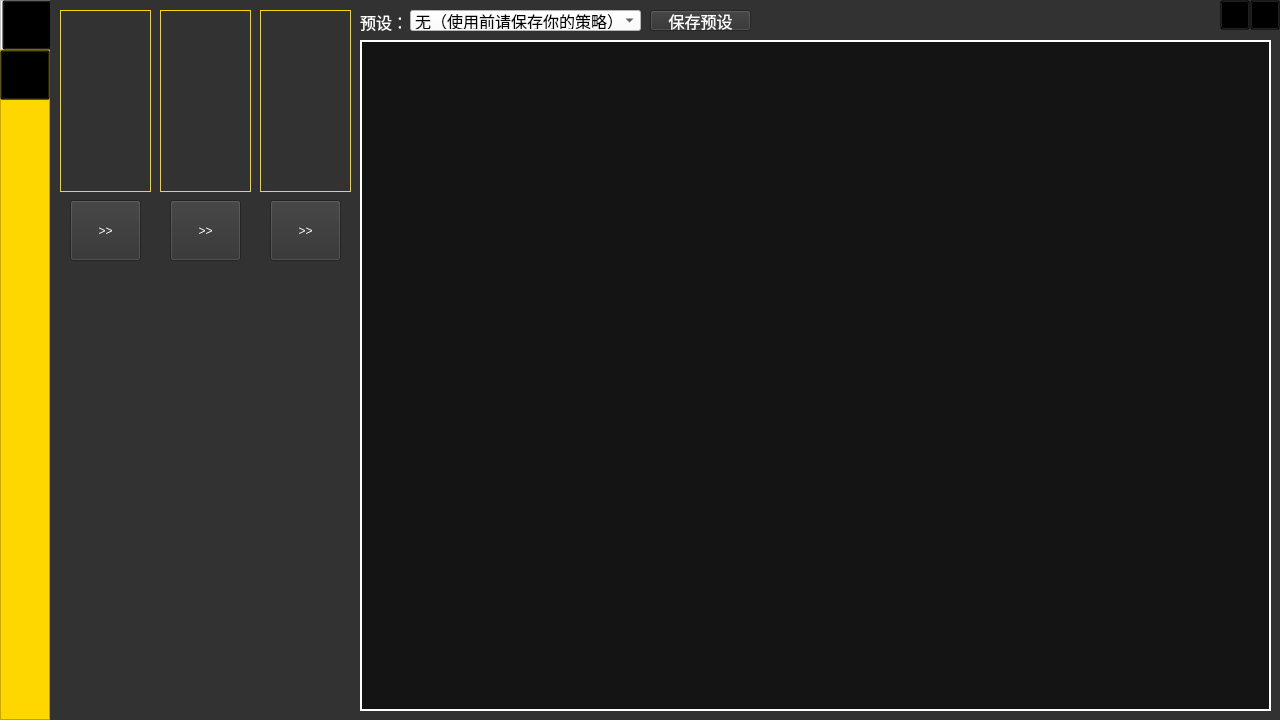
<?xml version="1.0" encoding="UTF-8"?>
<ui version="4.0">
 <class>Form</class>
 <widget class="QWidget" name="Form">
  <property name="geometry">
   <rect>
    <x>0</x>
    <y>0</y>
    <width>1280</width>
    <height>720</height>
   </rect>
  </property>
  <property name="sizePolicy">
   <sizepolicy hsizetype="Preferred" vsizetype="Preferred">
    <horstretch>0</horstretch>
    <verstretch>0</verstretch>
   </sizepolicy>
  </property>
  <property name="windowTitle">
   <string>鸣潮声骸计算器</string>
  </property>
  <property name="windowOpacity">
   <double>1.000000000000000</double>
  </property>
  <property name="autoFillBackground">
   <bool>false</bool>
  </property>
  <property name="styleSheet">
   <string notr="true">background-color: transparent;</string>
  </property>
  <widget class="QPushButton" name="btnDestroyMainWindow">
   <property name="geometry">
    <rect>
     <x>1250</x>
     <y>0</y>
     <width>30</width>
     <height>30</height>
    </rect>
   </property>
   <property name="text">
    <string/>
   </property>
   <property name="icon">
    <iconset>
     <normaloff>imgs/ico/destroy.png</normaloff>imgs/ico/destroy.png</iconset>
   </property>
   <property name="iconSize">
    <size>
     <width>30</width>
     <height>30</height>
    </size>
   </property>
  </widget>
  <widget class="QStackedWidget" name="tab">
   <property name="geometry">
    <rect>
     <x>50</x>
     <y>0</y>
     <width>1230</width>
     <height>720</height>
    </rect>
   </property>
   <property name="sizePolicy">
    <sizepolicy hsizetype="Maximum" vsizetype="Maximum">
     <horstretch>0</horstretch>
     <verstretch>0</verstretch>
    </sizepolicy>
   </property>
   <property name="mouseTracking">
    <bool>false</bool>
   </property>
   <property name="tabletTracking">
    <bool>false</bool>
   </property>
   <property name="contextMenuPolicy">
    <enum>Qt::DefaultContextMenu</enum>
   </property>
   <property name="acceptDrops">
    <bool>false</bool>
   </property>
   <property name="styleSheet">
    <string notr="true">background-color: rgb(50, 50, 50);</string>
   </property>
   <property name="currentIndex">
    <number>0</number>
   </property>
   <widget class="QWidget" name="tabHeZhou">
    <widget class="QPushButton" name="btnChara_1">
     <property name="geometry">
      <rect>
       <x>10</x>
       <y>10</y>
       <width>91</width>
       <height>182</height>
      </rect>
     </property>
     <property name="styleSheet">
      <string notr="true">border: 1px solid gold;</string>
     </property>
     <property name="text">
      <string/>
     </property>
     <property name="icon">
      <iconset>
       <normaloff>imgs/chara/Jinhsi.png</normaloff>imgs/chara/Jinhsi.png</iconset>
     </property>
     <property name="iconSize">
      <size>
       <width>91</width>
       <height>182</height>
      </size>
     </property>
    </widget>
    <widget class="QPushButton" name="btnChara_2">
     <property name="geometry">
      <rect>
       <x>110</x>
       <y>10</y>
       <width>91</width>
       <height>182</height>
      </rect>
     </property>
     <property name="styleSheet">
      <string notr="true">border: 1px solid gold;</string>
     </property>
     <property name="text">
      <string/>
     </property>
     <property name="icon">
      <iconset>
       <normaloff>imgs/chara/YinLin.png</normaloff>imgs/chara/YinLin.png</iconset>
     </property>
     <property name="iconSize">
      <size>
       <width>91</width>
       <height>182</height>
      </size>
     </property>
    </widget>
    <widget class="QPushButton" name="btnChara_3">
     <property name="geometry">
      <rect>
       <x>210</x>
       <y>10</y>
       <width>91</width>
       <height>182</height>
      </rect>
     </property>
     <property name="styleSheet">
      <string notr="true">border: 1px solid gold;</string>
     </property>
     <property name="text">
      <string/>
     </property>
     <property name="icon">
      <iconset>
       <normaloff>imgs/chara/Verina.png</normaloff>imgs/chara/Verina.png</iconset>
     </property>
     <property name="iconSize">
      <size>
       <width>91</width>
       <height>182</height>
      </size>
     </property>
    </widget>
    <widget class="QComboBox" name="preset">
     <property name="geometry">
      <rect>
       <x>360</x>
       <y>10</y>
       <width>231</width>
       <height>21</height>
      </rect>
     </property>
     <property name="font">
      <font>
       <family>楷体</family>
       <pointsize>12</pointsize>
      </font>
     </property>
     <property name="focusPolicy">
      <enum>Qt::NoFocus</enum>
     </property>
     <property name="whatsThis">
      <string/>
     </property>
     <property name="layoutDirection">
      <enum>Qt::LeftToRight</enum>
     </property>
     <property name="autoFillBackground">
      <bool>false</bool>
     </property>
     <property name="styleSheet">
      <string notr="true">background-color: rgb(255, 255, 255);</string>
     </property>
     <property name="editable">
      <bool>false</bool>
     </property>
     <property name="currentText">
      <string>无（使用前请保存你的策略）</string>
     </property>
     <property name="currentIndex">
      <number>0</number>
     </property>
     <property name="insertPolicy">
      <enum>QComboBox::InsertAtBottom</enum>
     </property>
     <property name="sizeAdjustPolicy">
      <enum>QComboBox::AdjustToContentsOnFirstShow</enum>
     </property>
     <property name="iconSize">
      <size>
       <width>16</width>
       <height>16</height>
      </size>
     </property>
     <property name="duplicatesEnabled">
      <bool>false</bool>
     </property>
     <property name="frame">
      <bool>true</bool>
     </property>
     <property name="modelColumn">
      <number>0</number>
     </property>
     <item>
      <property name="text">
       <string>无（使用前请保存你的策略）</string>
      </property>
     </item>
    </widget>
    <widget class="QLabel" name="label">
     <property name="geometry">
      <rect>
       <x>310</x>
       <y>10</y>
       <width>41</width>
       <height>21</height>
      </rect>
     </property>
     <property name="font">
      <font>
       <family>楷体</family>
       <pointsize>12</pointsize>
      </font>
     </property>
     <property name="styleSheet">
      <string notr="true">background-color: transparent;</string>
     </property>
     <property name="text">
      <string>&lt;html&gt;&lt;head/&gt;&lt;body&gt;&lt;p&gt;&lt;span style=&quot; color:#ffffff;&quot;&gt;预设：&lt;/span&gt;&lt;/p&gt;&lt;/body&gt;&lt;/html&gt;</string>
     </property>
     <property name="textFormat">
      <enum>Qt::AutoText</enum>
     </property>
    </widget>
    <widget class="QPushButton" name="btnSaveStrategy">
     <property name="geometry">
      <rect>
       <x>600</x>
       <y>10</y>
       <width>101</width>
       <height>21</height>
      </rect>
     </property>
     <property name="font">
      <font>
       <family>楷体</family>
       <pointsize>12</pointsize>
      </font>
     </property>
     <property name="styleSheet">
      <string notr="true">color: rgb(255, 255, 255);</string>
     </property>
     <property name="text">
      <string>保存预设</string>
     </property>
    </widget>
    <widget class="QPushButton" name="btnCC_1">
     <property name="geometry">
      <rect>
       <x>20</x>
       <y>200</y>
       <width>71</width>
       <height>61</height>
      </rect>
     </property>
     <property name="styleSheet">
      <string notr="true">color: rgb(255, 255, 255);</string>
     </property>
     <property name="text">
      <string>&gt;&gt;</string>
     </property>
    </widget>
    <widget class="QPushButton" name="btnCC_2">
     <property name="geometry">
      <rect>
       <x>120</x>
       <y>200</y>
       <width>71</width>
       <height>61</height>
      </rect>
     </property>
     <property name="styleSheet">
      <string notr="true">color: rgb(255, 255, 255);</string>
     </property>
     <property name="text">
      <string>&gt;&gt;</string>
     </property>
    </widget>
    <widget class="QPushButton" name="btnCC_3">
     <property name="geometry">
      <rect>
       <x>220</x>
       <y>200</y>
       <width>71</width>
       <height>61</height>
      </rect>
     </property>
     <property name="styleSheet">
      <string notr="true">color: rgb(255, 255, 255);</string>
     </property>
     <property name="text">
      <string>&gt;&gt;</string>
     </property>
    </widget>
    <widget class="QTextEdit" name="strategy">
     <property name="geometry">
      <rect>
       <x>310</x>
       <y>40</y>
       <width>911</width>
       <height>671</height>
      </rect>
     </property>
     <property name="font">
      <font>
       <family>楷体</family>
       <pointsize>20</pointsize>
      </font>
     </property>
     <property name="styleSheet">
      <string notr="true">border: 2px solid #ffffff; /* 设置边框和颜色 */
background-color: rgb(20, 20, 20);
color: rgb(255, 255, 255);</string>
     </property>
    </widget>
   </widget>
   <widget class="QWidget" name="tabCalcu">
    <widget class="QPushButton" name="pushButton">
     <property name="geometry">
      <rect>
       <x>1000</x>
       <y>590</y>
       <width>151</width>
       <height>81</height>
      </rect>
     </property>
     <property name="text">
      <string>计算</string>
     </property>
    </widget>
    <widget class="QLabel" name="labelChara">
     <property name="geometry">
      <rect>
       <x>10</x>
       <y>10</y>
       <width>611</width>
       <height>201</height>
      </rect>
     </property>
     <property name="styleSheet">
      <string notr="true">border: 2px solid;
border-radius: 20px;
border-color: gold;
background-color: rgba(50, 47, 42, 150);</string>
     </property>
     <property name="text">
      <string/>
     </property>
    </widget>
    <widget class="QLabel" name="textSDE">
     <property name="geometry">
      <rect>
       <x>440</x>
       <y>90</y>
       <width>80</width>
       <height>20</height>
      </rect>
     </property>
     <property name="font">
      <font>
       <family>楷体</family>
       <pointsize>10</pointsize>
      </font>
     </property>
     <property name="styleSheet">
      <string notr="true">border: 2px solid;
border-color: transparent;</string>
     </property>
     <property name="text">
      <string>&lt;html&gt;&lt;head/&gt;&lt;body&gt;&lt;p align=&quot;center&quot;&gt;&lt;span style=&quot; color:#ffffff;&quot;&gt;技能增伤%&lt;/span&gt;&lt;/p&gt;&lt;/body&gt;&lt;/html&gt;</string>
     </property>
    </widget>
    <widget class="QLCDNumber" name="lcdNumADE">
     <property name="geometry">
      <rect>
       <x>210</x>
       <y>110</y>
       <width>60</width>
       <height>20</height>
      </rect>
     </property>
     <property name="font">
      <font>
       <pointsize>10</pointsize>
      </font>
     </property>
     <property name="styleSheet">
      <string notr="true">border: 2px solid;
border-color: transparent;</string>
     </property>
     <property name="smallDecimalPoint">
      <bool>true</bool>
     </property>
     <property name="segmentStyle">
      <enum>QLCDNumber::Filled</enum>
     </property>
     <property name="value" stdset="0">
      <double>0.000000000000000</double>
     </property>
    </widget>
    <widget class="QLCDNumber" name="lcdNumAttackRate">
     <property name="geometry">
      <rect>
       <x>130</x>
       <y>110</y>
       <width>60</width>
       <height>20</height>
      </rect>
     </property>
     <property name="font">
      <font>
       <pointsize>10</pointsize>
      </font>
     </property>
     <property name="styleSheet">
      <string notr="true">border: 2px solid;
border-color: transparent;</string>
     </property>
     <property name="smallDecimalPoint">
      <bool>true</bool>
     </property>
     <property name="segmentStyle">
      <enum>QLCDNumber::Filled</enum>
     </property>
     <property name="value" stdset="0">
      <double>0.000000000000000</double>
     </property>
    </widget>
    <widget class="QLCDNumber" name="lcdNumAttack">
     <property name="geometry">
      <rect>
       <x>130</x>
       <y>50</y>
       <width>60</width>
       <height>20</height>
      </rect>
     </property>
     <property name="font">
      <font>
       <pointsize>10</pointsize>
      </font>
     </property>
     <property name="styleSheet">
      <string notr="true">border: 2px solid;
border-color: transparent;</string>
     </property>
     <property name="smallDecimalPoint">
      <bool>true</bool>
     </property>
     <property name="segmentStyle">
      <enum>QLCDNumber::Filled</enum>
     </property>
     <property name="value" stdset="0">
      <double>0.000000000000000</double>
     </property>
    </widget>
    <widget class="QLCDNumber" name="lcdNumDefense">
     <property name="geometry">
      <rect>
       <x>210</x>
       <y>50</y>
       <width>60</width>
       <height>20</height>
      </rect>
     </property>
     <property name="font">
      <font>
       <pointsize>10</pointsize>
      </font>
     </property>
     <property name="styleSheet">
      <string notr="true">border: 2px solid;
border-color: transparent;</string>
     </property>
     <property name="smallDecimalPoint">
      <bool>true</bool>
     </property>
     <property name="segmentStyle">
      <enum>QLCDNumber::Filled</enum>
     </property>
     <property name="value" stdset="0">
      <double>0.000000000000000</double>
     </property>
    </widget>
    <widget class="QLabel" name="textSP">
     <property name="geometry">
      <rect>
       <x>120</x>
       <y>149</y>
       <width>481</width>
       <height>51</height>
      </rect>
     </property>
     <property name="font">
      <font>
       <family>楷体</family>
       <pointsize>10</pointsize>
      </font>
     </property>
     <property name="styleSheet">
      <string notr="true">border: 2px solid;
border-color: transparent;</string>
     </property>
     <property name="text">
      <string/>
     </property>
    </widget>
    <widget class="QLCDNumber" name="lcdNumHealth">
     <property name="geometry">
      <rect>
       <x>290</x>
       <y>50</y>
       <width>60</width>
       <height>20</height>
      </rect>
     </property>
     <property name="font">
      <font>
       <pointsize>10</pointsize>
      </font>
     </property>
     <property name="styleSheet">
      <string notr="true">border: 2px solid;
border-color: transparent;</string>
     </property>
     <property name="smallDecimalPoint">
      <bool>true</bool>
     </property>
     <property name="segmentStyle">
      <enum>QLCDNumber::Filled</enum>
     </property>
     <property name="value" stdset="0">
      <double>0.000000000000000</double>
     </property>
    </widget>
    <widget class="QLabel" name="textDefense">
     <property name="geometry">
      <rect>
       <x>200</x>
       <y>30</y>
       <width>80</width>
       <height>20</height>
      </rect>
     </property>
     <property name="font">
      <font>
       <family>楷体</family>
       <pointsize>10</pointsize>
      </font>
     </property>
     <property name="styleSheet">
      <string notr="true">border: 2px solid;
border-color: transparent;</string>
     </property>
     <property name="text">
      <string>&lt;html&gt;&lt;head/&gt;&lt;body&gt;&lt;p align=&quot;center&quot;&gt;&lt;span style=&quot; color:#ffffff;&quot;&gt;基础防御&lt;/span&gt;&lt;/p&gt;&lt;/body&gt;&lt;/html&gt;</string>
     </property>
    </widget>
    <widget class="QLabel" name="textAttackRate">
     <property name="geometry">
      <rect>
       <x>120</x>
       <y>90</y>
       <width>80</width>
       <height>20</height>
      </rect>
     </property>
     <property name="font">
      <font>
       <family>楷体</family>
       <pointsize>10</pointsize>
      </font>
     </property>
     <property name="styleSheet">
      <string notr="true">border: 2px solid;
border-color: transparent;</string>
     </property>
     <property name="text">
      <string>&lt;html&gt;&lt;head/&gt;&lt;body&gt;&lt;p align=&quot;center&quot;&gt;&lt;span style=&quot; color:#ffffff;&quot;&gt;攻击%&lt;/span&gt;&lt;/p&gt;&lt;/body&gt;&lt;/html&gt;</string>
     </property>
    </widget>
    <widget class="QLCDNumber" name="lcdNumCritRate">
     <property name="geometry">
      <rect>
       <x>370</x>
       <y>50</y>
       <width>60</width>
       <height>20</height>
      </rect>
     </property>
     <property name="font">
      <font>
       <pointsize>10</pointsize>
      </font>
     </property>
     <property name="styleSheet">
      <string notr="true">border: 2px solid;
border-color: transparent;</string>
     </property>
     <property name="smallDecimalPoint">
      <bool>true</bool>
     </property>
     <property name="segmentStyle">
      <enum>QLCDNumber::Filled</enum>
     </property>
     <property name="value" stdset="0">
      <double>0.000000000000000</double>
     </property>
    </widget>
    <widget class="QLabel" name="textCritRate">
     <property name="geometry">
      <rect>
       <x>360</x>
       <y>30</y>
       <width>80</width>
       <height>20</height>
      </rect>
     </property>
     <property name="font">
      <font>
       <family>楷体</family>
       <pointsize>10</pointsize>
      </font>
     </property>
     <property name="styleSheet">
      <string notr="true">border: 2px solid;
border-color: transparent;</string>
     </property>
     <property name="text">
      <string>&lt;html&gt;&lt;head/&gt;&lt;body&gt;&lt;p align=&quot;center&quot;&gt;&lt;span style=&quot; color:#ffffff;&quot;&gt;暴击率&lt;/span&gt;&lt;/p&gt;&lt;/body&gt;&lt;/html&gt;</string>
     </property>
    </widget>
    <widget class="QLabel" name="textGDE">
     <property name="geometry">
      <rect>
       <x>280</x>
       <y>90</y>
       <width>80</width>
       <height>20</height>
      </rect>
     </property>
     <property name="font">
      <font>
       <family>楷体</family>
       <pointsize>10</pointsize>
      </font>
     </property>
     <property name="styleSheet">
      <string notr="true">border: 2px solid;
border-color: transparent;</string>
     </property>
     <property name="text">
      <string>&lt;html&gt;&lt;head/&gt;&lt;body&gt;&lt;p align=&quot;center&quot;&gt;&lt;span style=&quot; color:#ffffff;&quot;&gt;普攻增伤%&lt;/span&gt;&lt;/p&gt;&lt;/body&gt;&lt;/html&gt;</string>
     </property>
    </widget>
    <widget class="QLabel" name="textHealth">
     <property name="geometry">
      <rect>
       <x>280</x>
       <y>30</y>
       <width>80</width>
       <height>20</height>
      </rect>
     </property>
     <property name="font">
      <font>
       <family>楷体</family>
       <pointsize>10</pointsize>
      </font>
     </property>
     <property name="styleSheet">
      <string notr="true">border: 2px solid;
border-color: transparent;</string>
     </property>
     <property name="text">
      <string>&lt;html&gt;&lt;head/&gt;&lt;body&gt;&lt;p align=&quot;center&quot;&gt;&lt;span style=&quot; color:#ffffff;&quot;&gt;基础生命&lt;/span&gt;&lt;/p&gt;&lt;/body&gt;&lt;/html&gt;</string>
     </property>
    </widget>
    <widget class="QLCDNumber" name="lcdNumCritDamage">
     <property name="geometry">
      <rect>
       <x>450</x>
       <y>50</y>
       <width>60</width>
       <height>20</height>
      </rect>
     </property>
     <property name="font">
      <font>
       <pointsize>10</pointsize>
      </font>
     </property>
     <property name="styleSheet">
      <string notr="true">border: 2px solid;
border-color: transparent;</string>
     </property>
     <property name="smallDecimalPoint">
      <bool>true</bool>
     </property>
     <property name="mode">
      <enum>QLCDNumber::Dec</enum>
     </property>
     <property name="segmentStyle">
      <enum>QLCDNumber::Filled</enum>
     </property>
     <property name="value" stdset="0">
      <double>0.000000000000000</double>
     </property>
    </widget>
    <widget class="QLCDNumber" name="lcdNumSDE">
     <property name="geometry">
      <rect>
       <x>450</x>
       <y>110</y>
       <width>60</width>
       <height>20</height>
      </rect>
     </property>
     <property name="font">
      <font>
       <pointsize>10</pointsize>
      </font>
     </property>
     <property name="styleSheet">
      <string notr="true">border: 2px solid;
border-color: transparent;</string>
     </property>
     <property name="smallDecimalPoint">
      <bool>true</bool>
     </property>
     <property name="segmentStyle">
      <enum>QLCDNumber::Filled</enum>
     </property>
     <property name="value" stdset="0">
      <double>0.000000000000000</double>
     </property>
    </widget>
    <widget class="QLabel" name="textEDE">
     <property name="geometry">
      <rect>
       <x>520</x>
       <y>90</y>
       <width>80</width>
       <height>20</height>
      </rect>
     </property>
     <property name="font">
      <font>
       <family>楷体</family>
       <pointsize>10</pointsize>
      </font>
     </property>
     <property name="styleSheet">
      <string notr="true">border: 2px solid;
border-color: transparent;</string>
     </property>
     <property name="text">
      <string>&lt;html&gt;&lt;head/&gt;&lt;body&gt;&lt;p align=&quot;center&quot;&gt;&lt;span style=&quot; color:#ffffff;&quot;&gt;大招增伤%&lt;/span&gt;&lt;/p&gt;&lt;/body&gt;&lt;/html&gt;</string>
     </property>
    </widget>
    <widget class="QLabel" name="textADE">
     <property name="geometry">
      <rect>
       <x>200</x>
       <y>90</y>
       <width>80</width>
       <height>20</height>
      </rect>
     </property>
     <property name="font">
      <font>
       <family>楷体</family>
       <pointsize>10</pointsize>
      </font>
     </property>
     <property name="styleSheet">
      <string notr="true">border: 2px solid;
border-color: transparent;</string>
     </property>
     <property name="text">
      <string>&lt;html&gt;&lt;head/&gt;&lt;body&gt;&lt;p align=&quot;center&quot;&gt;&lt;span style=&quot; color:#ffffff;&quot;&gt;增伤%&lt;/span&gt;&lt;/p&gt;&lt;/body&gt;&lt;/html&gt;</string>
     </property>
    </widget>
    <widget class="QLCDNumber" name="lcdNumGDE">
     <property name="geometry">
      <rect>
       <x>290</x>
       <y>110</y>
       <width>60</width>
       <height>20</height>
      </rect>
     </property>
     <property name="font">
      <font>
       <pointsize>10</pointsize>
      </font>
     </property>
     <property name="styleSheet">
      <string notr="true">border: 2px solid;
border-color: transparent;</string>
     </property>
     <property name="smallDecimalPoint">
      <bool>true</bool>
     </property>
     <property name="segmentStyle">
      <enum>QLCDNumber::Filled</enum>
     </property>
     <property name="value" stdset="0">
      <double>0.000000000000000</double>
     </property>
    </widget>
    <widget class="QLCDNumber" name="lcdNumEDE">
     <property name="geometry">
      <rect>
       <x>530</x>
       <y>110</y>
       <width>60</width>
       <height>20</height>
      </rect>
     </property>
     <property name="font">
      <font>
       <pointsize>10</pointsize>
      </font>
     </property>
     <property name="styleSheet">
      <string notr="true">border: 2px solid;
border-color: transparent;</string>
     </property>
     <property name="smallDecimalPoint">
      <bool>true</bool>
     </property>
     <property name="segmentStyle">
      <enum>QLCDNumber::Filled</enum>
     </property>
     <property name="value" stdset="0">
      <double>0.000000000000000</double>
     </property>
    </widget>
    <widget class="QLCDNumber" name="lcdNumEfficiency">
     <property name="geometry">
      <rect>
       <x>530</x>
       <y>50</y>
       <width>60</width>
       <height>20</height>
      </rect>
     </property>
     <property name="font">
      <font>
       <pointsize>10</pointsize>
      </font>
     </property>
     <property name="styleSheet">
      <string notr="true">border: 2px solid;
border-color: transparent;</string>
     </property>
     <property name="smallDecimalPoint">
      <bool>true</bool>
     </property>
     <property name="mode">
      <enum>QLCDNumber::Dec</enum>
     </property>
     <property name="segmentStyle">
      <enum>QLCDNumber::Filled</enum>
     </property>
     <property name="value" stdset="0">
      <double>0.000000000000000</double>
     </property>
    </widget>
    <widget class="QPushButton" name="btnChara">
     <property name="geometry">
      <rect>
       <x>20</x>
       <y>20</y>
       <width>91</width>
       <height>182</height>
      </rect>
     </property>
     <property name="styleSheet">
      <string notr="true">border: 2px solid;
border-color: transparent;</string>
     </property>
     <property name="text">
      <string/>
     </property>
     <property name="icon">
      <iconset>
       <normaloff>imgs/chara/Jinhsi.png</normaloff>imgs/chara/Jinhsi.png</iconset>
     </property>
     <property name="iconSize">
      <size>
       <width>91</width>
       <height>182</height>
      </size>
     </property>
    </widget>
    <widget class="QLabel" name="textAttack">
     <property name="geometry">
      <rect>
       <x>120</x>
       <y>30</y>
       <width>80</width>
       <height>20</height>
      </rect>
     </property>
     <property name="font">
      <font>
       <family>楷体</family>
       <pointsize>10</pointsize>
      </font>
     </property>
     <property name="styleSheet">
      <string notr="true">border: 2px solid;
border-color: transparent;</string>
     </property>
     <property name="text">
      <string>&lt;html&gt;&lt;head/&gt;&lt;body&gt;&lt;p align=&quot;center&quot;&gt;&lt;span style=&quot; color:#ffffff;&quot;&gt;基础攻击&lt;/span&gt;&lt;/p&gt;&lt;/body&gt;&lt;/html&gt;</string>
     </property>
    </widget>
    <widget class="QLabel" name="textEfficiency">
     <property name="geometry">
      <rect>
       <x>520</x>
       <y>30</y>
       <width>80</width>
       <height>20</height>
      </rect>
     </property>
     <property name="font">
      <font>
       <family>楷体</family>
       <pointsize>10</pointsize>
      </font>
     </property>
     <property name="styleSheet">
      <string notr="true">border: 2px solid;
border-color: transparent;</string>
     </property>
     <property name="text">
      <string>&lt;html&gt;&lt;head/&gt;&lt;body&gt;&lt;p align=&quot;center&quot;&gt;&lt;span style=&quot; color:#ffffff;&quot;&gt;共鸣效率&lt;/span&gt;&lt;/p&gt;&lt;/body&gt;&lt;/html&gt;</string>
     </property>
    </widget>
    <widget class="QLabel" name="textCritDamage">
     <property name="geometry">
      <rect>
       <x>440</x>
       <y>30</y>
       <width>80</width>
       <height>20</height>
      </rect>
     </property>
     <property name="font">
      <font>
       <family>楷体</family>
       <pointsize>10</pointsize>
      </font>
     </property>
     <property name="styleSheet">
      <string notr="true">border: 2px solid;
border-color: transparent;</string>
     </property>
     <property name="text">
      <string>&lt;html&gt;&lt;head/&gt;&lt;body&gt;&lt;p align=&quot;center&quot;&gt;&lt;span style=&quot; color:#ffffff;&quot;&gt;暴击伤害&lt;/span&gt;&lt;/p&gt;&lt;/body&gt;&lt;/html&gt;</string>
     </property>
    </widget>
    <widget class="QLabel" name="textHDE">
     <property name="geometry">
      <rect>
       <x>360</x>
       <y>90</y>
       <width>80</width>
       <height>20</height>
      </rect>
     </property>
     <property name="font">
      <font>
       <family>楷体</family>
       <pointsize>10</pointsize>
      </font>
     </property>
     <property name="styleSheet">
      <string notr="true">border: 2px solid;
border-color: transparent;</string>
     </property>
     <property name="text">
      <string>&lt;html&gt;&lt;head/&gt;&lt;body&gt;&lt;p align=&quot;center&quot;&gt;&lt;span style=&quot; color:#ffffff;&quot;&gt;重击增伤%&lt;/span&gt;&lt;/p&gt;&lt;/body&gt;&lt;/html&gt;</string>
     </property>
    </widget>
    <widget class="QLCDNumber" name="lcdNumHDE">
     <property name="geometry">
      <rect>
       <x>370</x>
       <y>110</y>
       <width>60</width>
       <height>20</height>
      </rect>
     </property>
     <property name="font">
      <font>
       <pointsize>10</pointsize>
      </font>
     </property>
     <property name="styleSheet">
      <string notr="true">border: 2px solid;
border-color: transparent;</string>
     </property>
     <property name="smallDecimalPoint">
      <bool>true</bool>
     </property>
     <property name="segmentStyle">
      <enum>QLCDNumber::Filled</enum>
     </property>
     <property name="value" stdset="0">
      <double>0.000000000000000</double>
     </property>
    </widget>
   </widget>
  </widget>
  <widget class="QFrame" name="frametab">
   <property name="geometry">
    <rect>
     <x>0</x>
     <y>0</y>
     <width>50</width>
     <height>720</height>
    </rect>
   </property>
   <property name="styleSheet">
    <string notr="true">background-color: rgb(255, 215, 0);</string>
   </property>
   <property name="frameShape">
    <enum>QFrame::StyledPanel</enum>
   </property>
   <property name="frameShadow">
    <enum>QFrame::Raised</enum>
   </property>
   <widget class="QFrame" name="frameHeZhou">
    <property name="geometry">
     <rect>
      <x>0</x>
      <y>0</y>
      <width>50</width>
      <height>50</height>
     </rect>
    </property>
    <property name="styleSheet">
     <string notr="true">background-color: rgb(255, 255, 255);</string>
    </property>
    <property name="frameShape">
     <enum>QFrame::StyledPanel</enum>
    </property>
    <property name="frameShadow">
     <enum>QFrame::Raised</enum>
    </property>
    <widget class="QPushButton" name="btnHeZhou">
     <property name="geometry">
      <rect>
       <x>2</x>
       <y>0</y>
       <width>50</width>
       <height>50</height>
      </rect>
     </property>
     <property name="styleSheet">
      <string notr="true">background-color: transparent;</string>
     </property>
     <property name="text">
      <string/>
     </property>
     <property name="icon">
      <iconset>
       <normaloff>imgs/ico/battle.png</normaloff>imgs/ico/battle.png</iconset>
     </property>
     <property name="iconSize">
      <size>
       <width>50</width>
       <height>50</height>
      </size>
     </property>
    </widget>
   </widget>
   <widget class="QFrame" name="frameCalcu">
    <property name="geometry">
     <rect>
      <x>0</x>
      <y>50</y>
      <width>50</width>
      <height>50</height>
     </rect>
    </property>
    <property name="styleSheet">
     <string notr="true">background-color: rgb(255, 215, 0);</string>
    </property>
    <property name="frameShape">
     <enum>QFrame::StyledPanel</enum>
    </property>
    <property name="frameShadow">
     <enum>QFrame::Raised</enum>
    </property>
    <widget class="QPushButton" name="btnCalcu">
     <property name="geometry">
      <rect>
       <x>0</x>
       <y>0</y>
       <width>50</width>
       <height>50</height>
      </rect>
     </property>
     <property name="styleSheet">
      <string notr="true">background-color: transparent;</string>
     </property>
     <property name="text">
      <string/>
     </property>
     <property name="icon">
      <iconset>
       <normaloff>imgs/ico/calcu.png</normaloff>imgs/ico/calcu.png</iconset>
     </property>
     <property name="iconSize">
      <size>
       <width>40</width>
       <height>40</height>
      </size>
     </property>
    </widget>
   </widget>
  </widget>
  <widget class="QPushButton" name="btnMiniMainWindow">
   <property name="geometry">
    <rect>
     <x>1220</x>
     <y>0</y>
     <width>30</width>
     <height>30</height>
    </rect>
   </property>
   <property name="text">
    <string/>
   </property>
   <property name="icon">
    <iconset>
     <normaloff>imgs/ico/mini.png</normaloff>imgs/ico/mini.png</iconset>
   </property>
   <property name="iconSize">
    <size>
     <width>25</width>
     <height>25</height>
    </size>
   </property>
  </widget>
  <zorder>frametab</zorder>
  <zorder>tab</zorder>
  <zorder>btnDestroyMainWindow</zorder>
  <zorder>btnMiniMainWindow</zorder>
 </widget>
 <tabstops>
  <tabstop>btnHeZhou</tabstop>
  <tabstop>btnCalcu</tabstop>
  <tabstop>btnChara_1</tabstop>
  <tabstop>btnChara_2</tabstop>
  <tabstop>btnChara_3</tabstop>
  <tabstop>btnSaveStrategy</tabstop>
  <tabstop>btnCC_1</tabstop>
  <tabstop>btnCC_2</tabstop>
  <tabstop>btnCC_3</tabstop>
  <tabstop>pushButton</tabstop>
  <tabstop>btnChara</tabstop>
  <tabstop>btnDestroyMainWindow</tabstop>
  <tabstop>btnMiniMainWindow</tabstop>
 </tabstops>
 <resources/>
 <connections/>
</ui>
